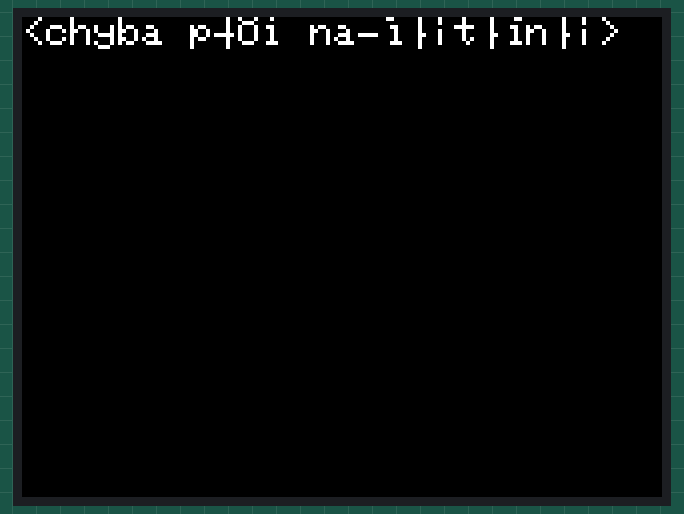
Simulated run of this sketch. Board: ESP8266 (NodeMCU). Parts: 320×240 colour display. WiFi joins after 1.5 s; servers stay silent unless stated; what the sketch prints to the serial monitor is not drawn.

Above: at 2.1 s.

The sketch:

sketch_jul01c.ino
```cpp
#include <ESP8266WiFi.h>
#include <ESP8266HTTPClient.h>
#include <WiFiClientSecure.h>
#include <ArduinoJson.h>
#include <TFT_eSPI.h>  // knihovna pro TFT displej

// Wi-Fi údaje
const char* ssid = "SSID";
const char* password = "PASSWORD";

// URL pro vtipy
const String url = "https://v2.jokeapi.dev/joke/Programming";

TFT_eSPI tft = TFT_eSPI();  // instance displeje

unsigned long lastJokeMillis = 0;
const unsigned long interval = 20000;  // každých 20 sekund nový vtip

String getJoke() {
  HTTPClient http;
  WiFiClientSecure client;
  client.setInsecure(); // vypnout ověřování certifikátu

  http.begin(client, url);
  http.addHeader("User-Agent", "ESP8266");

  int httpCode = http.GET();
  if (httpCode <= 0) {
    Serial.print("HTTP error: ");
    Serial.println(http.errorToString(httpCode));
    http.end();
    return "<chyba při načítání>";
  }

  String result = http.getString();
  http.end();

  Serial.println("Odpověď ze serveru:");
  Serial.println(result);

  DynamicJsonDocument doc(4096);
  DeserializationError error = deserializeJson(doc, result);
  if (error) {
    Serial.print("deserializeJson() failed: ");
    Serial.println(error.c_str());
    return "<chyba JSON>";
  }

  String type = doc["type"].as<String>();
  String joke = doc["joke"] | "";
  String setup = doc["setup"] | "";
  String delivery = doc["delivery"] | "";

  return type == "single" ? joke : setup + "\n\n" + delivery;
}

void setup() {
  Serial.begin(115200);
  delay(10);
  Serial.println("\nPřipojuji se k Wi-Fi...");

  WiFi.begin(ssid, password);
  unsigned long startAttemptTime = millis();

  while (WiFi.status() != WL_CONNECTED && millis() - startAttemptTime < 10000) {
    delay(250);
    Serial.print(".");
  }
  Serial.println();

  if (WiFi.status() == WL_CONNECTED) {
    Serial.println("Wi-Fi připojeno!");
    Serial.print("IP adresa: ");
    Serial.println(WiFi.localIP());
  } else {
    Serial.println("Nepodařilo se připojit k Wi-Fi!");
    while (true) delay(1000);
  }

  // Inicializace displeje
  tft.init();
  tft.setRotation(1);    // nastav orientaci (zkus 0-3 podle zapojení)
  tft.fillScreen(TFT_BLACK);
  tft.setTextColor(TFT_WHITE, TFT_BLACK);
  tft.setTextSize(2);

  // Vykreslení prvního vtipu
  String joke = getJoke();
  Serial.println("Vtip:");
  Serial.println(joke);

  tft.setCursor(0, 0);
  tft.fillScreen(TFT_BLACK);
  tft.println(joke);

  lastJokeMillis = millis();
}

void loop() {
  unsigned long currentMillis = millis();

  if (currentMillis - lastJokeMillis >= interval) {
    String joke = getJoke();
    Serial.println("Nový vtip:");
    Serial.println(joke);

    tft.fillScreen(TFT_BLACK);
    tft.setCursor(0, 0);
    tft.println(joke);

    lastJokeMillis = currentMillis;
  }

  delay(100);
}
```
